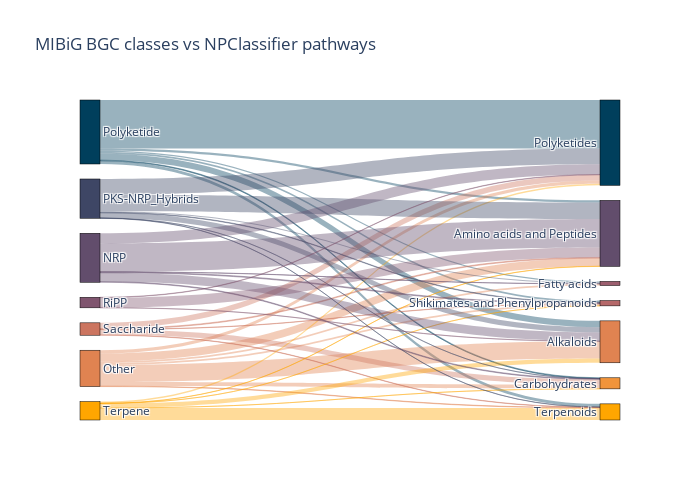

The cell this chart's notebook holds for it:
### Code cell
fig.update_layout(
#     autosize=False,
    width=700,
    height=500,
    font_size=12.2
)
fig.show()
fig.write_image(os.path.join(out_base, '_'.join(fig_title.split(' '))) + "_small.svg")

### Figure 1 — Plotly figure (JSON) as saved in the notebook; plotly's stock layout.template omitted (floating-point values rounded to 4 significant figures)
{"data": [{"link": {"color": ["rgba(0,63,92,0.4)", "rgba(0,63,92,0.4)", "rgba(0,63,92,0.4)", "rgba(0,63,92,0.4)", "rgba(0,63,92,0.4)", "rgba(0,63,92,0.4)", "rgba(0,63,92,0.4)", "rgba(224,131,81,0.4)", "rgba(224,131,81,0.4)", "rgba(224,131,81,0.4)", "rgba(224,131,81,0.4)", "rgba(224,131,81,0.4)", "rgba(224,131,81,0.4)", "rgba(224,131,81,0.4)", "rgba(204,117,96,0.4)", "rgba(204,117,96,0.4)", "rgba(204,117,96,0.4)", "rgba(204,117,96,0.4)", "rgba(204,117,96,0.4)", "rgba(255,166,0,0.4)", "rgba(255,166,0,0.4)", "rgba(255,166,0,0.4)", "rgba(255,166,0,0.4)", "rgba(255,166,0,0.4)", "rgba(255,166,0,0.4)", "rgba(62,70,101,0.4)", "rgba(62,70,101,0.4)", "rgba(62,70,101,0.4)", "rgba(62,70,101,0.4)", "rgba(62,70,101,0.4)", "rgba(62,70,101,0.4)", "rgba(62,70,101,0.4)", "rgba(98,77,108,0.4)", "rgba(98,77,108,0.4)", "rgba(98,77,108,0.4)", "rgba(98,77,108,0.4)", "rgba(98,77,108,0.4)", "rgba(98,77,108,0.4)", "rgba(128,85,111,0.4)", "rgba(128,85,111,0.4)", "rgba(128,85,111,0.4)"], "source": [0, 0, 0, 0, 0, 0, 0, 1, 1, 1, 1, 1, 1, 1, 2, 2, 2, 2, 2, 3, 3, 3, 3, 3, 3, 4, 4, 4, 4, 4, 4, 4, 5, 5, 5, 5, 5, 5, 6, 6, 6], "target": [7, 8, 9, 10, 11, 12, 13, 7, 9, 13, 10, 8, 12, 11, 13, 7, 10, 11, 8, 7, 11, 13, 10, 9, 8, 7, 9, 10, 8, 12, 11, 13, 10, 13, 9, 7, 8, 12, 10, 7, 9], "value": [548, 20, 72, 24, 35, 14, 9, 36, 193, 46, 90, 21, 19, 5, 60, 64, 9, 4, 3, 19, 136, 1, 2, 49, 1, 177, 58, 187, 6, 12, 2, 1, 320, 8, 99, 115, 9, 2, 113, 4, 2]}, "node": {"color": ["rgba(0,63,92,1)", "rgba(224,131,81,1)", "rgba(204,117,96,1)", "rgba(255,166,0,1)", "rgba(62,70,101,1)", "rgba(98,77,108,1)", "rgba(128,85,111,1)", "rgba(0,63,92,1)", "rgba(181,104,105,1)", "rgba(224,131,81,1)", "rgba(98,77,108,1)", "rgba(255,166,0,1)", "rgba(156,94,110,1)", "rgba(241,148,59,1)"], "label": ["Polyketide", "Other", "Saccharide", "Terpene", "PKS-NRP_Hybrids", "NRP", "RiPP", "Polyketides", "Shikimates and Phenylpropanoids", "Alkaloids", "Amino acids and Peptides", "Terpenoids", "Fatty acids", "Carbohydrates"], "line": {"color": "black", "width": 0.5}, "pad": 15, "thickness": 20}, "type": "sankey"}], "layout": {"font": {"size": 12.2}, "height": 500, "title": {"text": "MIBiG BGC classes vs NPClassifier pathways"}, "width": 700}}
